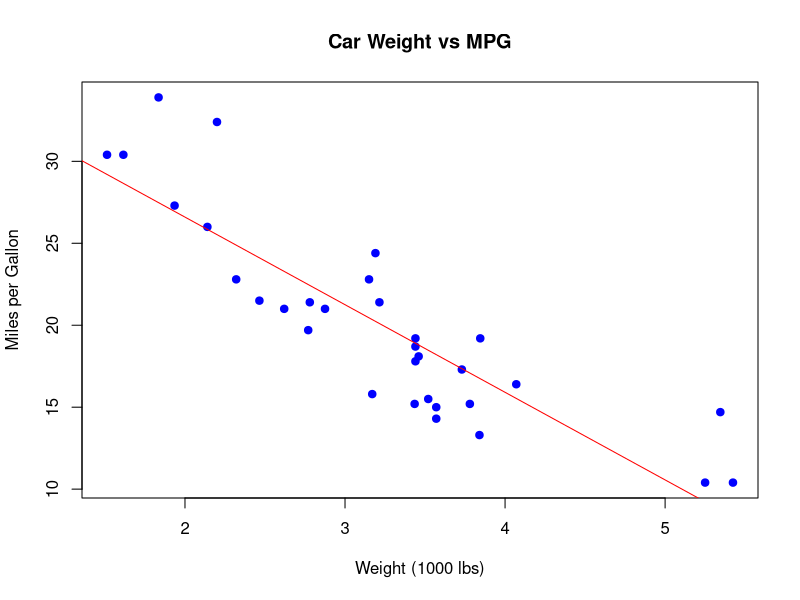
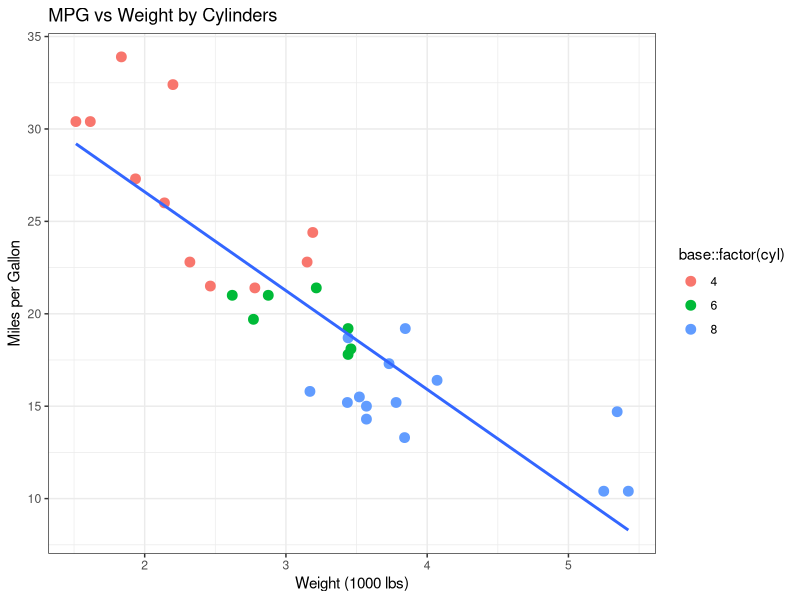
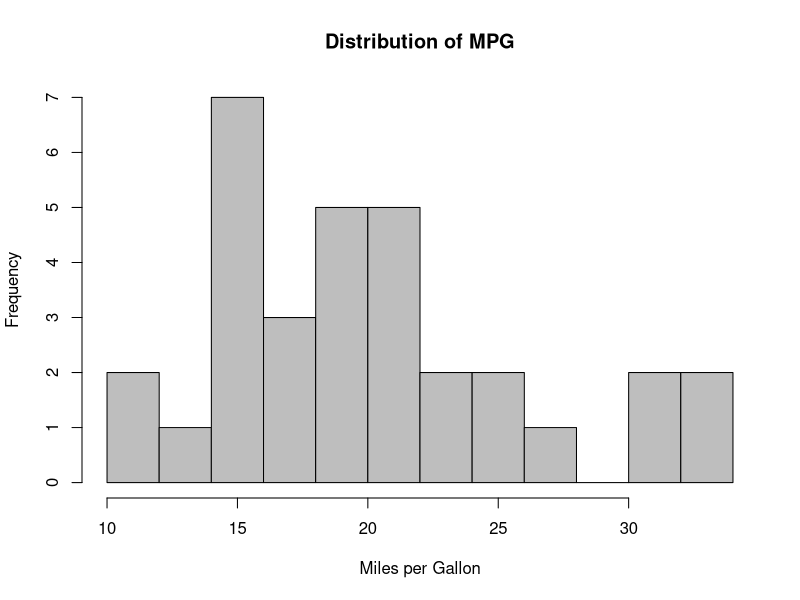
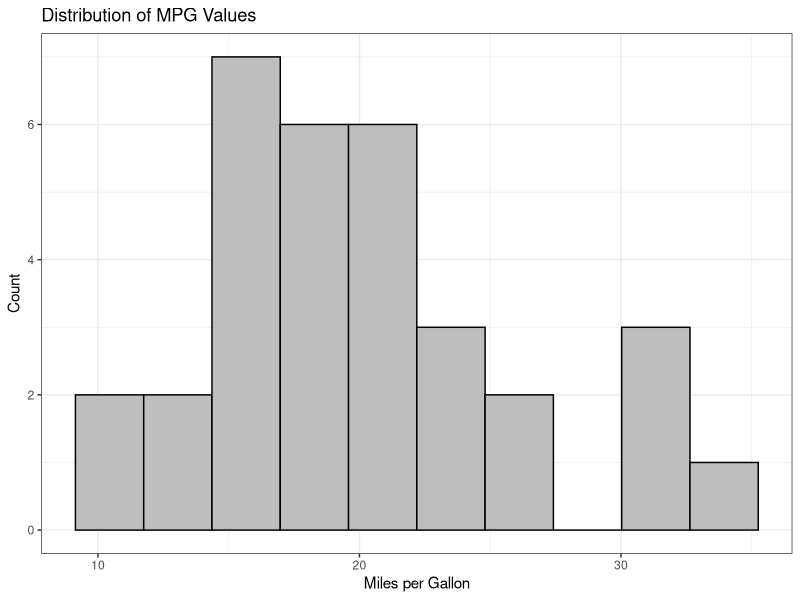
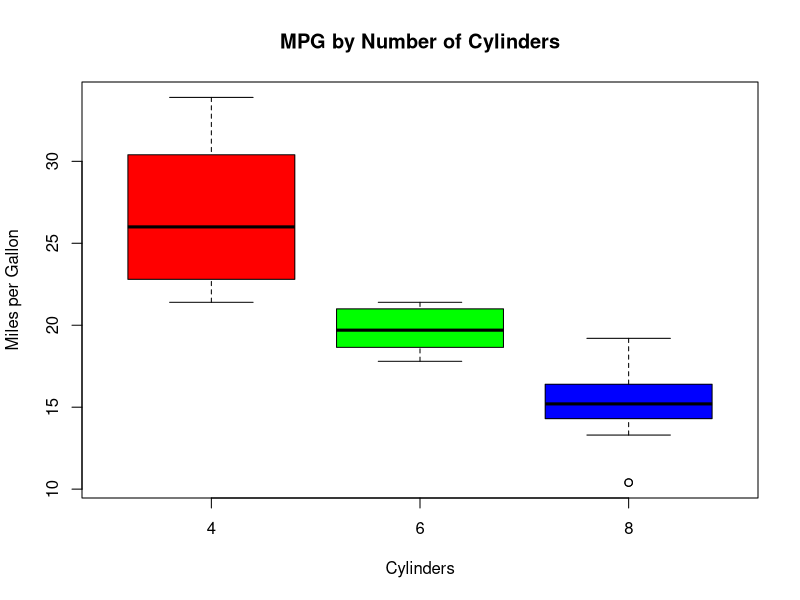
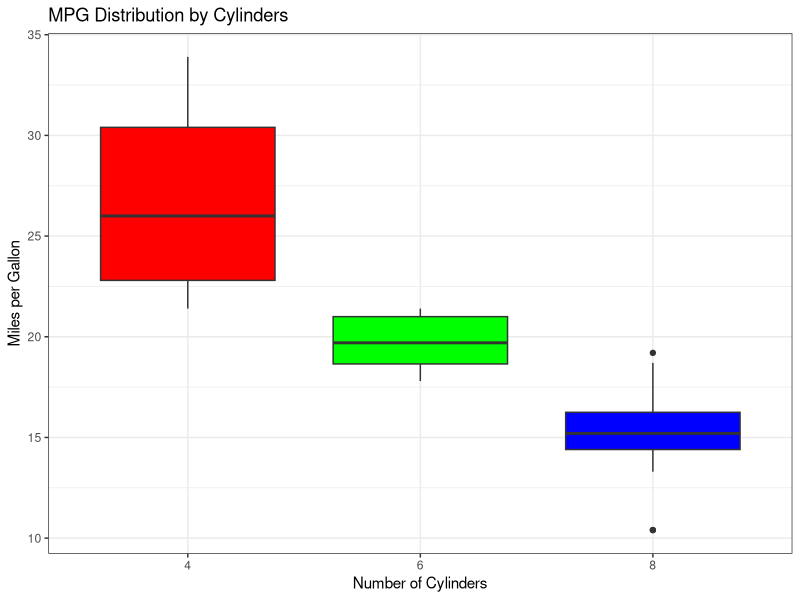
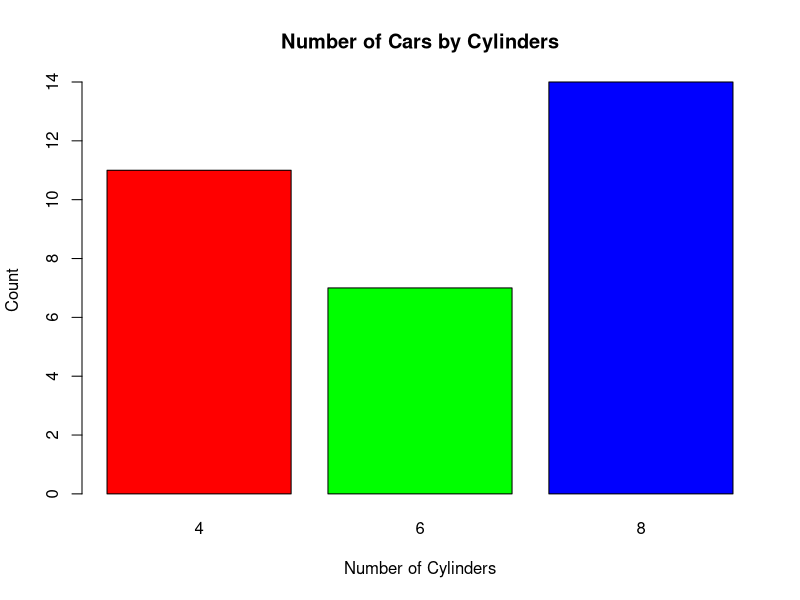
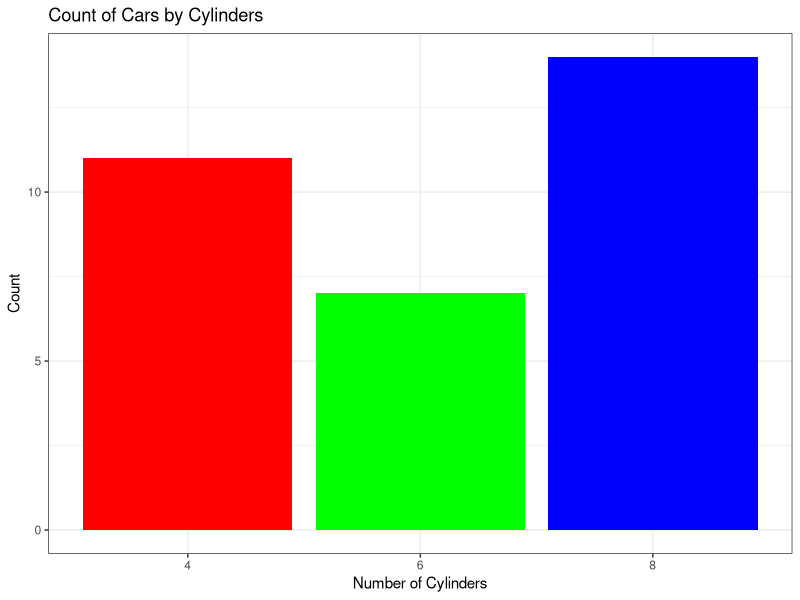

Generate these figures, in order, with R:
# Find first number divisible by 7 and 9
x <- 1
repeat {
  if (x %% 7 == 0 && x %% 9 == 0) {
    base::print(base::paste(x, "is divisible by both 7 and 9"))
    break
  }
  x <- x + 1
}

# Print squares of numbers 1 to 5
for (i in 1:5) {
  base::print(i^2)
}

# Square all elements in a vector (better than for loop)
numbers <- 1:5
squared <- numbers^2
base::print(squared)

# Countdown from 5
x <- 5
while (x > 0) {
  base::print(base::paste("Countdown:", x))
  x <- x - 1
}

# Stop when we find the first even number
for (i in 1:10) {
  if (i %% 2 == 0) {
    base::print(base::paste("First even number found:", i))
    break
  }
}

# Print only odd numbers
for (i in 1:10) {
  if (i %% 2 == 0) next
  base::print(i)
}

# Simulate 5 dice rolls
dice_rolls <- base::replicate(5, base::sample(1:6, 1))
base::print(dice_rolls)

# Calculate row means
m <- base::matrix(1:9, nrow = 3)
base::print(m)
row_means <- base::apply(m, 1, base::mean)
col_sums <- base::apply(m, 2, base::sum)
squared <- base::apply(m, 2, function(x) x^2)
base::print(row_means)
base::print(col_sums)
base::print(squared)

# Get lengths of list elements
my_list <- base::list(a = 1:3, b = 4:9)
my_list$a
my_list$b[2]
lengths <- base::lapply(my_list, base::length)
base::print(lengths)

# Create sequence from 1:2, 1:3, 1:4
base::mapply(base::seq, from = 1, to = 2:4)
# Vectorized paste with different separators
base::mapply(base::paste, 1:3, c("a", "b", "c"), MoreArgs = base::list(sep = "-"))

# Create sample data
# tapply
base::set.seed(123)
students <- base::data.frame(
  class = base::rep(c("A", "B", "C"), each = 5),
  score = base::c(
    stats::rnorm(5, mean = 80, sd = 5), # Class A
    stats::rnorm(5, mean = 75, sd = 7), # Class B
    stats::rnorm(5, mean = 85, sd = 4)
  ) # Class C
)
base::print(students)
result <- base::tapply(
  students$score, students$class,
  function(x) base::c(mean = base::mean(x), sd = stats::sd(x))
)
base::print(result)

# Basic scatter plot
graphics::plot(
  x = mtcars$wt, y = mtcars$mpg,
  main = "Car Weight vs MPG",
  xlab = "Weight (1000 lbs)",
  ylab = "Miles per Gallon",
  pch = 19, col = "blue"
)
graphics::abline(stats::lm(mpg ~ wt, data = mtcars), col = "red")

# Scatter plot with ggplot2
ggplot2::ggplot(mtcars, ggplot2::aes(x = wt, y = mpg)) +
  ggplot2::geom_point(ggplot2::aes(color = base::factor(cyl)), size = 3) +
  ggplot2::geom_smooth(method = "lm", se = FALSE) +
  ggplot2::labs(
    title = "MPG vs Weight by Cylinders",
    x = "Weight (1000 lbs)",
    y = "Miles per Gallon"
  ) +
  ggplot2::theme_bw()

# Basic histogram
graphics::hist(mtcars$mpg,
  breaks = 10,
  col = "gray",
  main = "Distribution of MPG",
  xlab = "Miles per Gallon"
)

# Histogram with ggplot2
ggplot2::ggplot(mtcars, ggplot2::aes(mpg)) +
  ggplot2::geom_histogram(bins = 10, fill = "gray", color = "black") +
  ggplot2::labs(
    title = "Distribution of MPG Values",
    x = "Miles per Gallon",
    y = "Count"
  ) +
  ggplot2::theme_bw()

# Basic boxplot
graphics::boxplot(mpg ~ cyl,
  data = mtcars,
  main = "MPG by Number of Cylinders",
  xlab = "Cylinders",
  ylab = "Miles per Gallon",
  col = grDevices::rainbow(3)
)

# Boxplot with ggplot2
ggplot2::ggplot(mtcars, ggplot2::aes(base::factor(cyl), mpg)) +
  ggplot2::geom_boxplot(fill = base::c("red", "green", "blue")) +
  ggplot2::labs(
    title = "MPG Distribution by Cylinders",
    x = "Number of Cylinders",
    y = "Miles per Gallon"
  ) +
  ggplot2::theme_bw()

# Basic barplot
cyl_counts <- base::table(mtcars$cyl)
graphics::barplot(cyl_counts,
  main = "Number of Cars by Cylinders",
  xlab = "Number of Cylinders",
  ylab = "Count",
  col = base::c("red", "green", "blue"),
  border = "black"
)

# Basic barplot with ggplot2
ggplot2::ggplot(mtcars, ggplot2::aes(base::factor(cyl))) +
  ggplot2::geom_bar(fill = base::c("red", "green", "blue")) +
  ggplot2::labs(
    title = "Count of Cars by Cylinders",
    x = "Number of Cylinders",
    y = "Count"
  ) +
  ggplot2::theme_bw()

# Basic pie chart
graphics::pie(cyl_counts,
  main = "proportion of cars by cylinders",
  col = base::c("red", "green", "blue"),
  labels = base::paste(base::names(cyl_counts), "cylinders:", cyl_counts)
)
